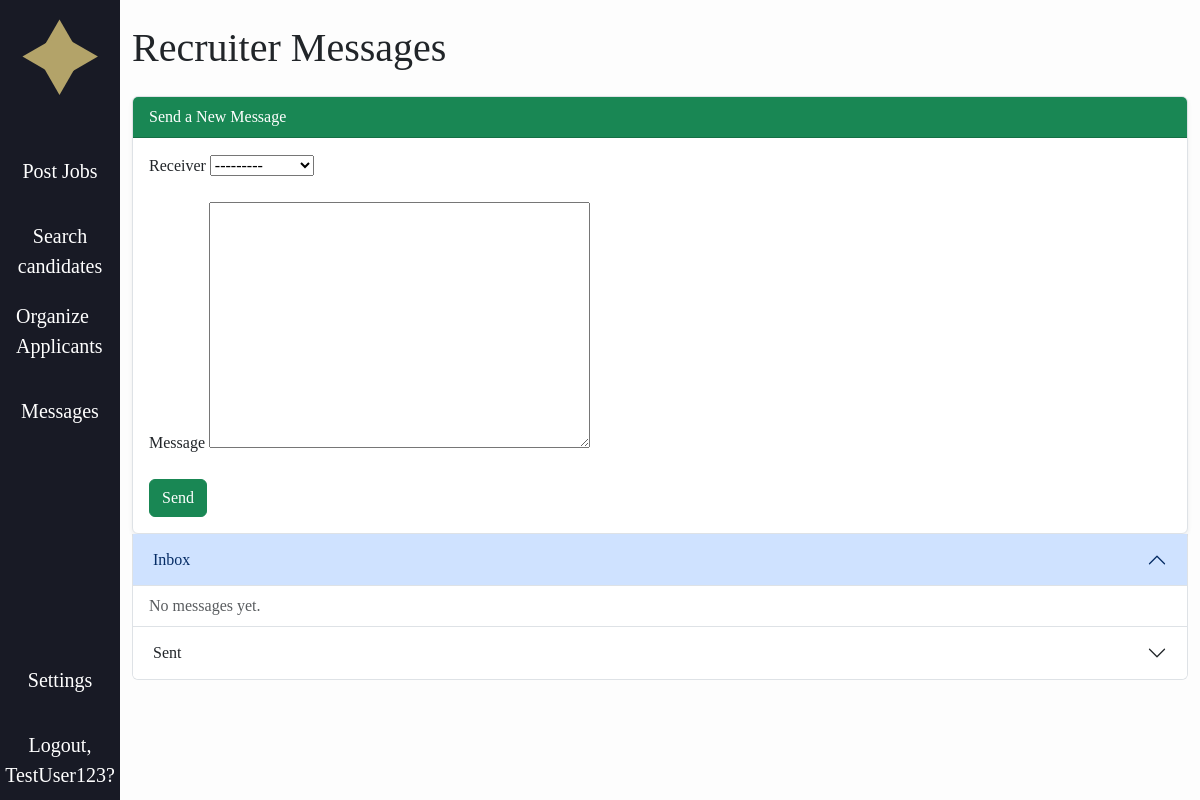
/messages/recruiter/ (signed in), run on an earlier commit of the app's database.
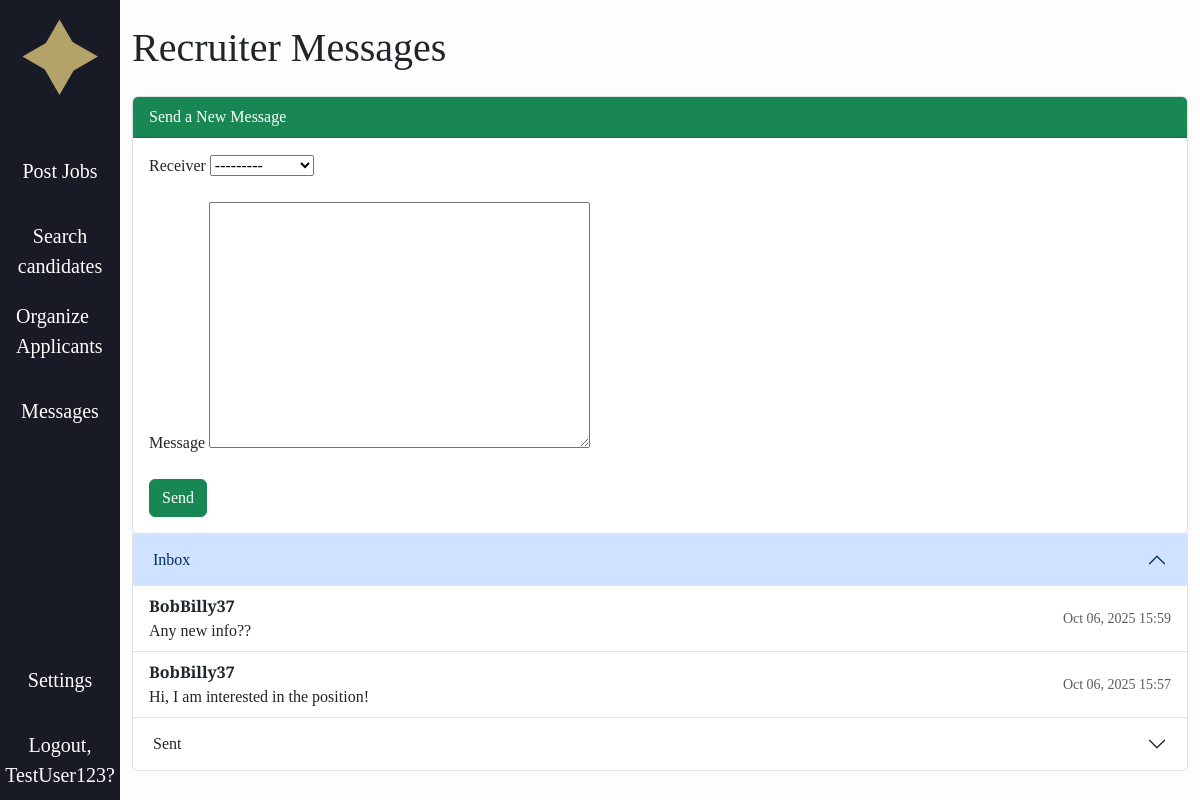
And on a later commit of the database.
### accounts/models.py (models this page shows, shortened)
class CustomUser(AbstractUser):
    ROLE_CHOICES = (
        ("recruiter", "Recruiter"),
        ("user", "User"),
    )
    role = models.CharField(max_length=20, choices=ROLE_CHOICES, default="user")
    fname = models.CharField(max_length=30, blank=True, default='')
    lname = models.CharField(max_length=30, blank=True, default='')
    headline = models.CharField(max_length=255, blank=True, default='')
    skills = models.TextField(blank=True, default='')
    education = models.TextField(blank=True, default='')
    work_experience = models.TextField(blank=True, default='')
    location = models.CharField(max_length=255, blank=True, default='')
    links = models.TextField(blank=True, default='')
    show_headline = models.BooleanField(default=True)
    show_skills = models.BooleanField(default=True)
    show_education = models.BooleanField(default=True)
    show_work_experience = models.BooleanField(default=True)
    show_location = models.BooleanField(default=True)
    show_links = models.BooleanField(default=True)

### messaging/models.py (models this page shows, shortened)
class Message(models.Model):
    sender = models.ForeignKey(
        settings.AUTH_USER_MODEL, on_delete=models.CASCADE, related_name="sent_messages"
    )
    receiver = models.ForeignKey(
        settings.AUTH_USER_MODEL, on_delete=models.CASCADE, related_name="received_messages"
    )
    content = models.TextField()
    sent_at = models.DateTimeField(auto_now_add=True)

### messaging/views.py (the view)
# urls.py: path("recruiter/", views.recruiter_messages, name="recruiter_inbox"),
@login_required
def recruiter_messages(request):
    if request.user.role != "recruiter":
        return redirect("home")  # block users from recruiter page
    inbox = Message.objects.filter(receiver=request.user).order_by('-sent_at')
    sent = Message.objects.filter(sender=request.user).order_by('-sent_at')
    form = MessageForm(request.POST or None, user=request.user)
    if request.method == "POST" and form.is_valid():
        msg = form.save(commit=False)
        msg.sender = request.user
        msg.save()
        return redirect('messaging:recruiter_inbox')
    return render(request, "messaging/recruiter_messages.html", {
        "inbox": inbox, "sent": sent, "form": form
    })

### messaging/forms.py
class MessageForm(forms.ModelForm):
    class Meta:
        model = Message
        fields = ['receiver', 'content']
    def __init__(self, *args, **kwargs):
        user = kwargs.pop("user")  # logged-in user
        super().__init__(*args, **kwargs)
        if user.role == "recruiter":
            self.fields['receiver'].queryset = CustomUser.objects.filter(role="user")
        elif user.role == "user":
            self.fields['receiver'].queryset = CustomUser.objects.filter(role="recruiter")

### jobble/context_processors.py (called while the page is built)
def user_template(request):
    if request.user.is_authenticated:
        if request.user.is_superuser:
            return {"base_template": "baseA.html"}   # special admin template
        elif getattr(request.user, "role", "").lower() == "recruiter":
            return {"base_template": "baseR.html"}   # recruiter template
        else:
            return {"base_template": "base.html"}    # regular user
    return {"base_template": "base.html"}           # default for anonymous users

### messaging/templates/messaging/recruiter_messages.html (shortened to what this page needs)
{% extends base_template %}
{% block content %}
<div class="container py-4">
  <h1 class="mb-4">Recruiter Messages</h1>
  <div class="accordion" id="recruiterMessagesAccordion">
  <div class="card shadow-sm mt-4">
    <div class="card-header bg-success text-white">Send a New Message</div>
    <div class="card-body">
      <form method="post">
        <div class="mb-3">
          <label for="id_receiver" class="form-label">Receiver</label>
          {{ form.receiver }}
        </div>
        <div class="mb-3">
          <label for="id_content" class="form-label">Message</label>
          {{ form.content }}
        </div>
        <button type="submit" class="btn btn-success">Send</button>
      </form>
    </div>
  </div>
    <div class="accordion-item">
      <h2 class="accordion-header" id="headingInbox">
        <button class="accordion-button" type="button" data-bs-toggle="collapse" data-bs-target="#collapseInbox" aria-expanded="true" aria-controls="collapseInbox">
          Inbox
        </button>
      </h2>
      <div id="collapseInbox" class="accordion-collapse collapse show" aria-labelledby="headingInbox" data-bs-parent="#recruiterMessagesAccordion">
        <div class="accordion-body p-0">
          <ul class="list-group list-group-flush">
            {% for msg in inbox %}
              <li class="list-group-item d-flex justify-content-between align-items-center">
                <div>
                  <strong>{{ msg.sender.username }}</strong><br>
                  {{ msg.content }}
                </div>
                <small class="text-muted">{{ msg.sent_at|date:"M d, Y H:i" }}</small>
              </li>
            {% empty %}
              <li class="list-group-item text-muted">No messages yet.</li>
            {% endfor %}
          </ul>
        </div>
      </div>
    </div>
    <div class="accordion-item">
      <h2 class="accordion-header" id="headingSent">
        <button class="accordion-button collapsed" type="button" data-bs-toggle="collapse" data-bs-target="#collapseSent" aria-expanded="false" aria-controls="collapseSent">
          Sent
        </button>
      </h2>
    </div>
  </div>
</div>
{% endblock %}

### jobble/templates/baseR.html (shortened to what this page needs)
<!DOCTYPE html>
<html>
    {% load static %}
  <head>
  <link rel="stylesheet" href="{% static 'css/style.css' %}">
  <link href="https://cdn.jsdelivr.net/npm/bootstrap@5.3.3/dist/css/bootstrap.min.css" rel="stylesheet"crossorigin="anonymous">
  <link rel="stylesheet" href="https://cdnjs.cloudflare.com/ajax/libs/font-awesome/6.1.1/css/all.min.css">
  </head>
  <body>
 <div class="d-flex">
    <nav class="sidebar d-flex flex-column align-items-center">
      <div class="testsvg d-flex align-items-center justify-content-center">
        <a href="{% url 'Rhome.index' %}" class="d-flex align-items-center">
          <img src="{% static 'img/Logo.svg' %}" width="100%" height="100%" alt="">
        </a>
      </div>
      <ul class="nav flex-column mb-auto">
        <li class="nav-item">
          <div class="test d-flex align-items-center justify-content-center">
          <a href="{% url 'job_list' %}" class="nav-link">Post Jobs</a>
          </div>
        </li>
        <li class="nav-item">
          <div class="test d-flex align-items-center justify-content-center">
          <a href="{% url 'Rhome.searchcandidates' %}" class="text-center nav-link">Search candidates</a>
          </div>
        </li>
        <li class="">
          <div class="test d-flex align-items-center justify-content-center">
          <a href="{% url 'applications:recruiter_applicants' %}" class="nav-link">Organize Applicants</a>
          </div>
        </li>
        <li class="">
          <div class="test d-flex align-items-center justify-content-center">
          <a href="{% url 'messaging:recruiter_inbox' %}" class="nav-link">Messages</a>
          </div>
        </li>
      </ul>
      <div class="nav flex-column test2">
        <div class="nav-item test d-flex align-items-center justify-content-center">
          <a href="#" class="nav-link">Settings</a>
        </div>
        <div class="test d-flex align-items-center justify-content-center">
            {% if user.is_authenticated %}
            <div class="text-center">
            <a class="nav-link"
              href="{% url 'accounts.logout' %}">Logout, {{user.username }}?</a>
            </div>
            {% else %}
            <a class="nav-link"
              href="{% url 'accounts.login' %}">Login</a>
            {% endif %}
        </div>
      </div>
    </nav>
     <div class="main-content">
    {% block content %}
    {% endblock content %}
    </div>
</body>
</html>

### jobble/static/css/style.css (style rules this page uses)
* { font-family: "DM Serif Text", serif; font-weight: 400; font-style: normal; }
.main-content { background-color: #fdfdfd; width: 90vw; min-height: 100vh; margin-left: 10vw; }
body { overflow-x: hidden; }
.sidebar { height: 100vh; width: 10vw; position: fixed; top: 0; left: 0; padding-top: 2vh; background-color: #181A25; justify-content: space-between; }
.sidebar .nav-link { color: #ffffff; font-size: calc(1.25rem); }
.test { height: 10vh; width: 10vw; }
.test2 { justify-content: flex-end; }
.testsvg { width: auto; height: auto; }
h1 { font-size: 36px; }
h2 { font-size: 24px; }
.card { border: 1.5px solid #dee2e6 !important; }

What changed in the data, as far as the page shows it:
added Message: sender.username "BobBilly37", content "Any new info??", sent_at "Oct 06, 2025 15:59"
added Message: sender.username "BobBilly37", content "Hi, I am interested in the position!", sent_at "Oct 06, 2025 15:57"
Also different on the page:
text no longer shown: "No messages yet."
